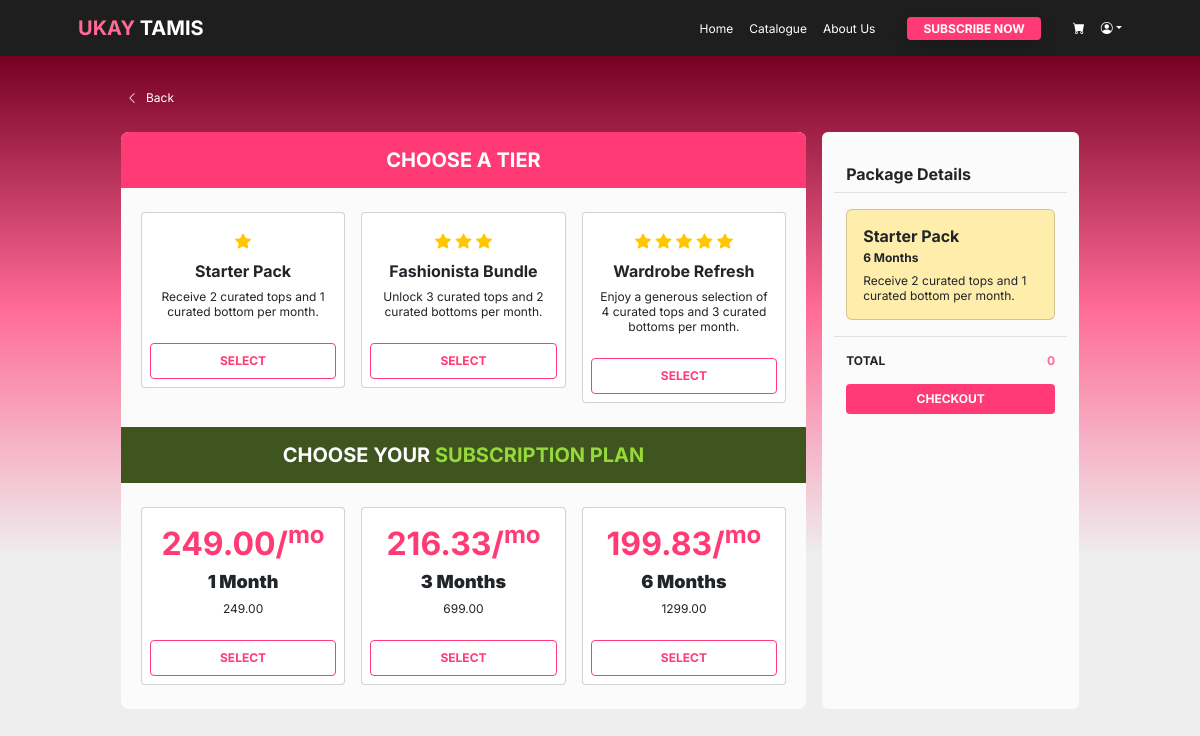
Screenshot of /subscription_price.php with the database file from the repository.
### tables this page shows
CREATE TABLE `subscription_plan` (
  `plan_id` varchar(10) NOT NULL,
  `plan_tier` enum('Starter Pack','Fashionista Bundle','Wardrobe Refresh') DEFAULT NULL,
  `plan_duration` varchar(20) DEFAULT NULL,
  `plan_tier_description` varchar(255) DEFAULT NULL,
  `price` decimal(10,2) DEFAULT NULL,
  `monthly_price` decimal(10,2) DEFAULT NULL
);

### server/get_sub_tier_details.php (called while the page is built)
<?php
    $stmt = $conn -> prepare ("SELECT DISTINCT plan_tier, plan_tier_description FROM subscription_plan WHERE plan_tier IN ('Starter Pack', 'Fashionista Bundle', 'Wardrobe Refresh')");
    $stmt -> execute();
    $result = $stmt -> get_result();
    $sub_tier_details = array();
    while ($row = $result -> fetch_assoc()) {
        $sub_tier_details[] = array(
            'plan_tier' => $row['plan_tier'],
            'plan_tier_description' => $row['plan_tier_description'],
        );
    }
?>

### server/get_sub_price.php (called while the page is built)
<?php
    include ('connection.php');
    $stmt = $conn -> prepare ("SELECT plan_tier, plan_duration, price, monthly_price FROM subscription_plan subscription_plan WHERE plan_duration IN ('1 Month', '3 Months', '6 Months')");
    $stmt -> execute();
    $result = $stmt -> get_result();
    $sub_price = array();
    $selected_tier_details = array();
?>

### subscription_price.php (the view, shortened to what this page needs)
<?php
    include ('server/connection.php');
    include ('server/get_sub_tier_details.php');
    include ('server/get_sub_price.php');
    while ($row = $result -> fetch_assoc()) {
        $key = $_SESSION['selected_tier'] . '_' . $row['plan_duration'];
        $sub_price[$key] = array(
            'plan_duration' => $row['plan_duration'],
            'price' => $row['price'],
            'monthly_price' => $row['monthly_price']
        );
        if ($row["plan_tier"] == $_SESSION['selected_tier']) {
            $selected_tier_details[] = $sub_price[$key];
        }
    }
?>
<!DOCTYPE html>
<html lang="en">
<head>
    <?php include 'head_resource.php';?>
    <link rel="stylesheet" href="css/subscription.css">
</head>
<body class="gray_bg2">
    <?php
    if (isset($_SESSION['logged_in'])) {
        include 'auth_nav_bar.php';
    } else {
        include 'nav_bar.php';
    }
    ?>
    <div class="container-fluid gradient_pink px-3 pt-1">
        <div class="container px-5 py-3 mt-0">
            <div class="back_link ps-5 py-2 m-0">
                <a class="border-0 rounded-1 justify-content-start text-decoration-none w-25" id="go_back" href="javascript:void(0)"><i class="bi bi-chevron-left me-2"></i>Back</a>
            </div>
            <div class="row m-2 p-0 d-flex justify-content-center">
                <div class="col-sm-8 gray_bg rounded-3 p-0 m-2 text-center overflow-hidden">
                    <div class="header_style px-4 pt-3 pb-2 m-0 ">
                        <h5 class="bold_header">CHOOSE A TIER</h5>
                    </div>
                    <form method="POST" action="subscription_price.php" id="tierForm">
                        <div class="row py-3 px-4 d-flex justify-content-evenly">
                            <?php include('server/get_sub_tier_details.php'); ?>
                            <?php $num_stars = 1; ?>
                            <?php foreach ($sub_tier_details as $index => $detail) { ?>
                                <div class="col-sm-4 img_style p-2">
                                    <div class="card rounded-1 border-1 m-0 p-0 overflow-hidden">
                                        <div class="card-body tier_card mb-0">
                                            <div class="star_icon">
                                                <?php
                                                if ($index % 3 == 0) {
                                                    $num_stars = 1;
                                                } elseif ($index % 3 == 1) {
                                                    $num_stars = 3;
                                                } else {
                                                    $num_stars = 5;
                                                }
                                                for ($i = 0; $i < $num_stars; $i++) { ?>
                                                    <i class="bi bi-star-fill"></i>
                                                <?php } ?>
                                            </div>
                                            <h6 class="card-title bold_header mt-2"><?php echo $detail['plan_tier'] ?></h6>
                                            <p class="card-text mb-0"><?php echo $detail['plan_tier_description'] ?></p>
                                        </div>
                                        <div class="card-body pink_btn2 mt-0 p-2">
                                            <label class="btn btn-secondary w-100 m-0 p-2 rounded-1" for="tier<?php echo $index ?>">
                                                <span class="radio-btn-text">SELECT</span>
                                            </label>
                                        </div>
                                    </div>
                                </div>
                            <?php } ?>
                        </div>
                    </form>
                    <div class="header_style2 px-4 pt-3 pb-2 m-0 ">
                        <h5 class="bold_header">CHOOSE YOUR <span class="green_highlight">SUBSCRIPTION PLAN</span></h5>
                    </div>
                        <form>
                            <div class="row py-3 px-4 d-flex justify-content-evenly">
                                <?php foreach ($selected_tier_details as $key => $price) { ?>
                                    <div class="col-sm-4 img_style p-2">
                                        <div class="card rounded-1 border-1 m-0 p-0 overflow-hidden">
                                            <div class="card-body price_card mb-0">
                                                <h2 class="pink_highlight2 bold_header" data-price="<?php echo $price['monthly_price'] ?>"><?php echo $price['monthly_price'] ?>/<sup>mo</sup></h2>
                                                <h6 class="card-title month_title mt-2"><?php echo $price['plan_duration'] ?></h6>
                                                <p class="card-text mb-0 total_price"><?php echo $price['price'] ?></p>
                                            </div>
                                            <div class="card-body pink_btn2 mt-0 p-2">
                                                <label class="btn btn-secondary w-100 m-0 p-2 rounded-1" for="price_<?php echo $key ?>">
                                                    <span class="radio-btn-text">SELECT</span>
                                                </label>
                                            </div>
                                        </div>
                                    </div>
                                <?php } ?>
                            </div>
                        </div>
                        <div class="col-sm-3 gray_bg rounded-2 px-4 py-3 m-2">
                            <div class="row mt-3 border-bottom">
                                <h6 class="border-bottom pb-2 bold_header mb-3">Package Details</h6>
                            <form class = "checkout" method = "POST" action = "subscription_checkout.php">
                                <div class="row mb-3 center_align m-0 p-0">
                                    <div class="card price_badge p-3 m-0 package_info">
                                        <h6 id = "sub_tier" class="bold_header mb-1"><?php echo $_SESSION['selected_tier'] ?></h6>
                                        <p id = "sub_duration" class="bold_header mb-2"><?php echo $_SESSION['plan_duration'] ?></p>
                                        <p id = "tier_description" class="card-text mb-0"><?php echo $_SESSION['plan_tier_description'] ?></p>
                                    </div>
                                </div>
                            </div>
                            <div class="row p-0 mb-0 mt-3 cart_info">
                                <div class="col-6">
                                    <p class="bold_header">TOTAL</p>
                                </div>
                                <div class="col-6 text-end">
                                    <p id = "total_sub_price" class="pink_highlight bold_header"><?php echo isset($_SESSION['total_price']) ? $_SESSION['total_price'] : '0'; ?></p>
                                </div>
                            </div>
                            <div class="pink_btn2 pb-3">
                                <button type = "submit" name = "sub_checkout" class="btn btn-secondary border-0 rounded-1 w-100">CHECKOUT</button></a>
                            </div>
                        </div>
                    </div>
                </div>
            </div>
</body>
</html>

### css/main_style.css (style rules this page uses)
body { padding: 0; margin: 0; }
.bold_header { font-weight: bold; line-height: normal; }
.center_align { display: flex; align-items: center; justify-content: center; }
.gray_bg { background: #fbfbfb; }
.gray_bg2 { background: #eeeeee; }
.gradient_pink { background-image: linear-gradient(180deg, #760024, #FF6A97, #eeeeee); position:static; width: auto; height: 500px; }
.pink_btn2 button, .pink_btn2 button:hover { font-size: 12px; background: #ff3a75; }
.pink_btn button, .pink_btn button:hover, .pink_btn2 button, .pink_btn2 button:hover, .white_btn button, .white_btn button:hover { font-family: 'Inter', sans-serif; color: white; font-weight: bold; transition: 0.3s; }
.pink_highlight { color: #FF6A97; }
.pink_highlight2 { color: #ff3a75; }
p { padding: 0; font-size: 12px; }

### css/subscription.css (style rules this page uses)
.back_link a { font-size: 12px; color: #ffffff; }
.green_highlight { color: #96DA39; }
.header_style { background: #ff3a75; color: white; }
.header_style2 { background: #3F5520; color: white; }
.month_title { font-weight: 900; font-size: 18px; }
.package_info h6, p { line-height: normal; }
.package_info p { font-size: 12px; }
.pink_btn2 label { font-size: 12px; background-color: white; border: 1px solid #ff3a75; font-family: 'Inter', sans-serif; color: #ff3a75; font-weight: bold; transition: 0.3s; cursor: pointer; }
.price_badge { background:#FFEDAC; }
.price_card p { line-height: normal; font-size: 12px; }
.star_icon { font-size: 1rem; color: #FFC700; }
.tier_card h6, p { line-height: normal; }
.tier_card p { font-size: 12px; }

### head_resource.php (style rules this page uses)
body { font-family: 'Inter', sans-serif; }

### rows the page displays
subscription_plan: monthly_price "249.00", plan_duration "1 Month", price "249.00"
subscription_plan: monthly_price "216.33", plan_duration "3 Months", price "699.00"
subscription_plan: monthly_price "199.83", plan_duration "6 Months", price "1299.00"

### other values shown
$detail['plan_tier'] "Starter Pack"
$detail['plan_tier_description'] "Receive 2 curated tops and 1 curated bottom per month."
$detail['plan_tier'] "Fashionista Bundle"
$detail['plan_tier_description'] "Unlock 3 curated tops and 2 curated bottoms per month."
$detail['plan_tier'] "Wardrobe Refresh"
$detail['plan_tier_description'] "Enjoy a generous selection of 4 curated tops and 3 curated bottoms per month."
$_SESSION['selected_tier'] "Starter Pack"
$_SESSION['plan_duration'] "6 Months"
$_SESSION['plan_tier_description'] "Receive 2 curated tops and 1 curated bottom per month."
